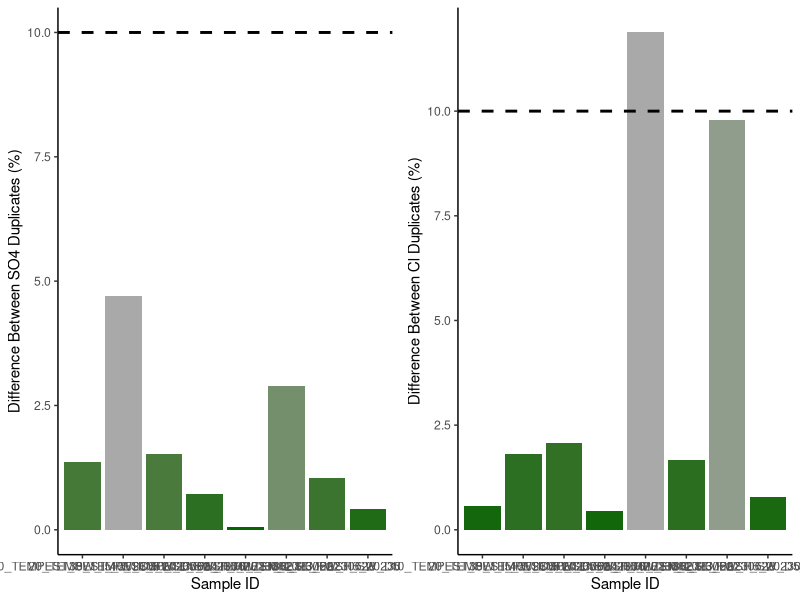
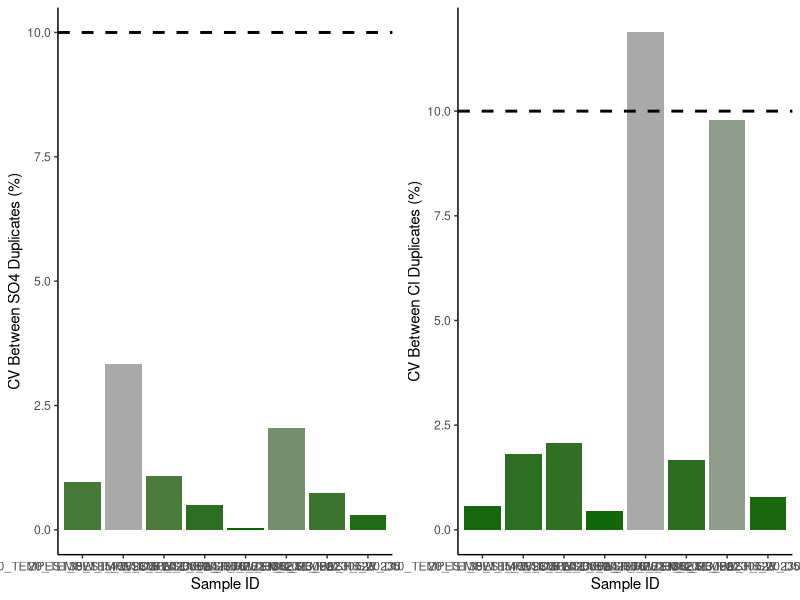
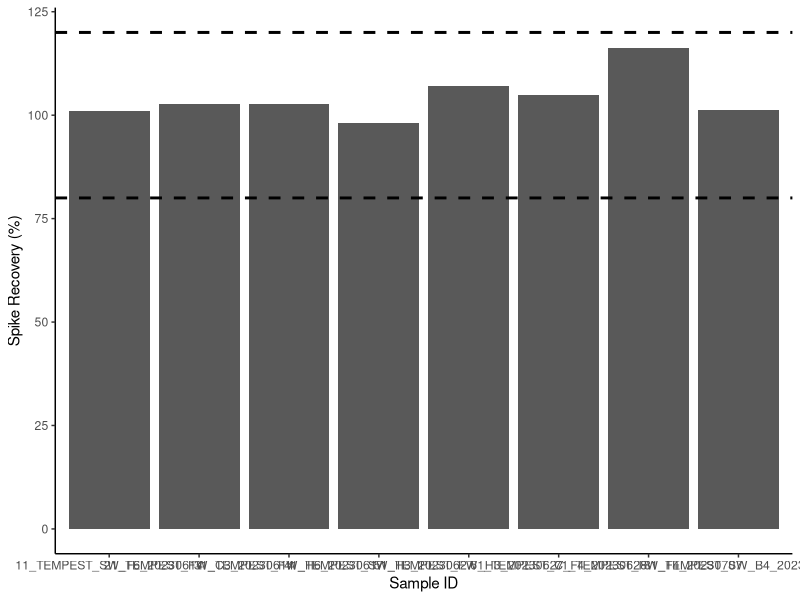
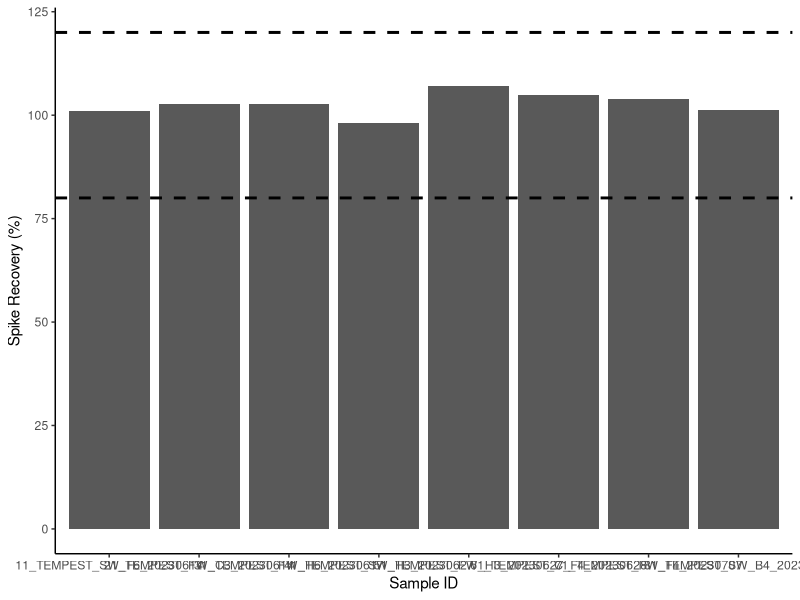

Write the R code that produced these figures, in order. (Note: this script raises an error after producing the figures.)
## ---- chunk 1
knitr::opts_chunk$set(echo = TRUE)

## Load data.table package
library(data.table)
library(ggplot2)
library(dplyr)
library(data.table)
library(matrixStats)
library(gridExtra)
library(ggpubr)
library(grid)
library(stringr)
## ---- chunk 2

# SULFATE DATA: 

## Read in raw data file from Dionex - copied and saved as a txt
Sdat <- read.table("Raw Data/COMPASS_TEMPEST_2023_SO4.txt",sep='\t' , header=T, skip=3)
head(Sdat)

## Only keep the columns that we need 
Sdat <- Sdat[ ,c(2,5,7)] # dont need this here 
head(Sdat)

## Name the columns correctly 
colnames(Sdat) <- c( "Sample_ID", "SO4_ppm", "SO4_Area")
Sdat$Sample_ID <- as.factor(Sdat$Sample_ID)
Sdat$SO4_ppm <- as.numeric(Sdat$SO4_ppm)
Sdat$SO4_Area <- as.numeric(Sdat$SO4_Area)
Sdat <- as.data.frame(Sdat)
head(Sdat)

#Chloride data 
## Read in raw data file from Dionex - copied and saved as a txt
Cldat <- read.table("Raw Data/COMPASS_TEMPEST_2023_Cl.txt",sep='\t' , header=T, skip=3)
head(Cldat)

## Only keep the columns that we need 
Cldat <- Cldat[ ,c(2,5,7)]
head(Cldat)

## Name the columns correctly 
colnames(Cldat) <- c( "Sample_ID", "Cl_ppm", "Cl_Area")
Cldat$Sample_ID <- as.factor(Cldat$Sample_ID)
Cldat$Cl_ppm <- as.numeric(Cldat$Cl_ppm)
Cldat$Cl_Area <- as.numeric(Cldat$Cl_Area)
Cldat <- as.data.frame(Cldat)
head(Cldat) 


## Bring the data back together: 
all_dat <- merge(Sdat, Cldat, by="Sample_ID")
head(all_dat)

## Remove empty lines 
all_dat <- all_dat[!(is.na(all_dat$Sample_ID) | all_dat$Sample_ID==""), ]
head(all_dat)

all_dat <- droplevels(all_dat[!all_dat$Sample_ID == 'Lab Blank',])
head(all_dat)

all_dat[is.na(all_dat)] <- 0

## ---- chunk 3
stds <- all_dat[grepl("Standard", all_dat$Sample_ID),]
head(stds)

stds_chk_S <- stds %>%
	group_by(Sample_ID) %>%
	summarise(mean = mean(SO4_ppm), sd = sd(SO4_ppm))
stds_chk_S$cv <- (stds_chk_S$sd/stds_chk_S$mean)*100
stds_chk_S$flag <-  ifelse(stds_chk_S$cv <2, 'YES', 'NO, rerun')
head(stds_chk_S)

stds_chk_Cl <- stds %>%
	group_by(Sample_ID) %>%
	summarise(mean = mean(Cl_ppm), sd = sd(Cl_ppm))
stds_chk_Cl$cv <- (stds_chk_Cl$sd/stds_chk_Cl$mean)*100
stds_chk_Cl$flag <-  ifelse(stds_chk_Cl$cv <2, 'YES', 'NO, rerun')
head(stds_chk_Cl)

lmS <- lm(stds$SO4_Area ~ stds$SO4_ppm)
SO4_sum <- summary(lmS)
SO4_Slope <- SO4_sum$coefficients[2, 1] 
SO4_Int <- SO4_sum$coefficients[1, 1] 


lmCl <- lm(stds$Cl_Area ~ stds$Cl_ppm)
Cl_sum <- summary(lmCl)
Cl_Slope <- Cl_sum$coefficients[2, 1] 
Cl_Int <- Cl_sum$coefficients[1, 1] 

## ---- chunk 4
#remove standards from sample dataframe
sampledat <- all_dat[!grepl("Standard", all_dat$Sample_ID),]
head(sampledat)

# Constants needed for calculations: 
clmw <- 35.45     #molecular weight of Chloride: 35.45 
smw <- 32.06      #molecular weight of sulfur: 32.06


# Convert ppm to mmol/L
sampledat$SO4_mM <- (sampledat$SO4_ppm / smw)
sampledat$Cl_mM <- (sampledat$Cl_ppm / clmw)


# Calculate Salinity 
# calculated using the Knudsen equation 
# Salinity = 0.03 + 1.8050 * Chlorinity
# Ref: A Practical Handbook of Seawater Analysis by Strickland & Parsons (P. 11)
# =((1.807*Cl_ppm)+0.026)/1000
sampledat$salinity <- ((1.8070 * sampledat$Cl_ppm) + 0.026) / 1000


head(sampledat)
## ---- chunk 5
#Show me the data that we have from the calculations 
head(sampledat)

#pull out any rows that have "dup" in the SampleID column
dups <- sampledat %>%  
  filter(str_detect(Sample_ID, "_dup"))      #have to change this to match data
head(dups)

#remove these from sample dataframe in a new dataframe
sampledat2 <- sampledat %>%  
  filter(!str_detect(Sample_ID, "_dup")) %>%  
  filter(!str_detect(Sample_ID, "_spk")) 
head(sampledat2)

#remove the dup from these IDs so we will have duplicate sample names
dups$Sample_ID<-gsub("_dup","",as.character(dups$Sample_ID))
dups <- dups[ ,-c(2:5)]
colnames(dups) <- c('Sample_ID', 'SO4_mM_dup', "Cl_mM_dup", "salinity_dup")
head(dups)

#put it back together with the old data set and look for duplicates 
QAdups <- merge(sampledat2, dups)
head(QAdups)

QAdups$SO4_dups_chk <- ((abs(QAdups$SO4_mM-QAdups$SO4_mM_dup))/((QAdups$SO4_mM+QAdups$SO4_mM_dup)/2))*100
QAdups$SO4_dups_flag <-  ifelse(QAdups$SO4_dups_chk <10, 'YES', 'NO, rerun')

QAdups$Cl_dups_chk <- ((abs(QAdups$Cl_mM-QAdups$Cl_mM_dup))/((QAdups$Cl_mM+QAdups$Cl_mM_dup)/2))*100
QAdups$Cl_dups_flag <-  ifelse(QAdups$Cl_dups_chk <10, 'YES', 'NO, rerun')

head(QAdups)

#plot dups output as a bar graph to easily check - want any over 10% to be red need to work on this 
Sdupsbar <- ggplot(data = QAdups, aes(x = Sample_ID, y = SO4_dups_chk, fill=SO4_dups_chk)) +
       geom_bar(stat = 'identity') + 
        scale_fill_gradient2(low='darkgreen', mid='darkgreen', high='darkgrey', space='Lab') + 
        theme_classic() + labs(x= "Sample ID", y="Difference Between SO4 Duplicates (%)") + 
        theme(legend.position="none") +  geom_hline(yintercept=10, linetype="dashed", 
                color = "black", size=1)


Cldupsbar <- ggplot(data = QAdups, aes(x = Sample_ID, y = Cl_dups_chk, fill=Cl_dups_chk)) +
       geom_bar(stat = 'identity') + 
        scale_fill_gradient2(low='darkgreen', mid='darkgreen', high='darkgrey', space='Lab') + 
        theme_classic() + labs(x= "Sample ID", y="Difference Between Cl Duplicates (%)") + 
        theme(legend.position="none") +  geom_hline(yintercept=10, linetype="dashed", 
                color = "black", size=1)

ggarrange(Sdupsbar, Cldupsbar,ncol=2, nrow=1)

#check for percent of no, reruns to see if it  would warrant reruns 
Perc_dups <- QAdups %>% 
  group_by(SO4_dups_flag) %>%
  summarise(S_no_rows = length(SO4_dups_flag)) 
Perc_dups1 <- QAdups %>% 
  group_by(Cl_dups_flag) %>%
  summarise(Cl_no_rows = length(Cl_dups_flag))
colnames(Perc_dups) <- c("Flag", "S_no_rows")
colnames(Perc_dups1) <- c("Flag", "Cl_no_rows")
Perc_dups2 <- cbind(Perc_dups, Perc_dups1)

Perc_dups2$Total <- length(QAdups$SO4_dups_flag)
Perc_dups2$S_Percent <- (Perc_dups2$S_no_rows / Perc_dups2$Total)*100
Perc_dups2$Cl_Percent <- (Perc_dups2$Cl_no_rows / Perc_dups2$Total)*100
head(Perc_dups2)


## ---- chunk 6
#the cv 
# calculate the sd bewteen the two duplicates then divide by the mean and multiply by 100 

df2 <- as.data.frame(QAdups$SO4_mM)
df2$dups <- QAdups$SO4_mM_dup

df2$sds <- apply(df2,1,sd)

QAdups$SO4_dups_cv <- (df2$sds)/((QAdups$SO4_mM+QAdups$SO4_mM_dup)/2) * 100
QAdups$SO4_dups_cv_flag <-  ifelse(QAdups$SO4_dups_cv <11, 'YES', 'NO, rerun')

head(QAdups)

#plot dups output as a bar graph to easily check - want any over 10% to be red need to work on this 
Sdupsbar <- ggplot(data = QAdups, aes(x = Sample_ID, y = SO4_dups_cv, fill=SO4_dups_chk)) +
       geom_bar(stat = 'identity') + 
        scale_fill_gradient2(low='darkgreen', mid='darkgreen', high='darkgrey', space='Lab') + 
        theme_classic() + labs(x= "Sample ID", y="CV Between SO4 Duplicates (%)") + 
        theme(legend.position="none") +  geom_hline(yintercept=10, linetype="dashed", 
                color = "black", size=1)


Cldupsbar <- ggplot(data = QAdups, aes(x = Sample_ID, y = Cl_dups_chk, fill=Cl_dups_chk)) +
       geom_bar(stat = 'identity') + 
        scale_fill_gradient2(low='darkgreen', mid='darkgreen', high='darkgrey', space='Lab') + 
        theme_classic() + labs(x= "Sample ID", y="CV Between Cl Duplicates (%)") + 
        theme(legend.position="none") +  geom_hline(yintercept=10, linetype="dashed", 
                color = "black", size=1)

ggarrange(Sdupsbar, Cldupsbar,ncol=2, nrow=1)

#check for percent of no, reruns to see if it  would warrant reruns 
Perc_dups <- QAdups %>% 
  group_by(SO4_dups_flag) %>%
  summarise(S_no_rows = length(SO4_dups_flag)) 
Perc_dups1 <- QAdups %>% 
  group_by(Cl_dups_flag) %>%
  summarise(Cl_no_rows = length(Cl_dups_flag))
colnames(Perc_dups) <- c("Flag", "S_no_rows")
colnames(Perc_dups1) <- c("Flag", "Cl_no_rows")
Perc_dups2 <- cbind(Perc_dups, Perc_dups1)

Perc_dups2$Total <- length(QAdups$SO4_dups_flag)
Perc_dups2$S_Percent <- (Perc_dups2$S_no_rows / Perc_dups2$Total)*100
Perc_dups2$Cl_Percent <- (Perc_dups2$Cl_no_rows / Perc_dups2$Total)*100
head(Perc_dups2)


## ---- chunk 7
#Show me the data that we have from the calculations 
head(sampledat)

#pull out any rows that have "spk" in the SampleID column
spks <- sampledat %>%  
  filter(str_detect(Sample_ID, "spk"))      #have to change this to match data
head(spks)

#remove the dup from these IDs so we will have duplicate sample names
spks$Sample_ID<-gsub("_spk","",as.character(spks$Sample_ID))
spks <- spks[ ,-c(2,3,4 ,5, 7,8)]
colnames(spks) <- c('Sample_ID', 'SO4_mM_spk')
head(spks)

#put it back together with the old data set and look for duplicates 
QAspks <- merge(sampledat, spks)
head(QAspks)

#now we need to calculate the spike concentration and calculate the spike recovery
spkconc <- (250/smw)    # in mM
spkvol <- 10             # in uL
spkvol <- spkvol/1000000 
#spike for these samples was 10uL of the 250mM standard
QAspks$SO4_spk_Conc <- (spkconc)*spkvol         # mmoles of SO4 
head(QAspks)

#need to determine dilution factors and initial amount of sample added
#if your samples are all the same dilution just use the first line 
#for Steph / COMPASS this depends on the site so... 
QAspks$Dilution <- 1
QAspks$Dilution <-  ifelse(str_detect(QAspks$Sample_ID, "TEMPEST"), 50, QAspks$Dilution)
QAspks$Dilution <-  ifelse(str_detect(QAspks$Sample_ID, "MSM_UP"), 50, QAspks$Dilution)
QAspks$Dilution <-  ifelse(str_detect(QAspks$Sample_ID, "MSM_TR"), 50, QAspks$Dilution)
QAspks$Dilution <-  ifelse(str_detect(QAspks$Sample_ID, "MSM_WC"), 100, QAspks$Dilution)
QAspks$Dilution <-  ifelse(str_detect(QAspks$Sample_ID, "GCrew_UP"), 50, QAspks$Dilution)
QAspks$Dilution <-  ifelse(str_detect(QAspks$Sample_ID, "GCrew_TR"), 50, QAspks$Dilution)
QAspks$Dilution <-  ifelse(str_detect(QAspks$Sample_ID, "GCrew_WC"), 100, QAspks$Dilution)
QAspks$Dilution <-  ifelse(str_detect(QAspks$Sample_ID, "GWI_UP"), 100, QAspks$Dilution)
QAspks$Dilution <-  ifelse(str_detect(QAspks$Sample_ID, "GWI_TR"), 100, QAspks$Dilution)
QAspks$Dilution <-  ifelse(str_detect(QAspks$Sample_ID, "GWI_WC"), 200, QAspks$Dilution)
#QAspks$Dilution <-  ifelse(str_detect(QAspks$Sample_ID, "SWH_UP"), 100, QAspks$Dilution)
#QAspks$Dilution <-  ifelse(str_detect(QAspks$Sample_ID, "SWH_TR"), 100, QAspks$Dilution)
#QAspks$Dilution <-  ifelse(str_detect(QAspks$Sample_ID, "SWH_WC"), 100, QAspks$Dilution)

#Set Sample volumes in uL 
QAspks$SampleVol <- 1
QAspks$SampleVol <-  ifelse(str_detect(QAspks$Sample_ID, "TEMPEST"), 1501, QAspks$SampleVol)
QAspks$SampleVol <-  ifelse(str_detect(QAspks$Sample_ID, "MSM_UP"), 1501, QAspks$SampleVol)
QAspks$SampleVol <-  ifelse(str_detect(QAspks$Sample_ID, "MSM_TR"), 1501, QAspks$SampleVol)
QAspks$SampleVol <-  ifelse(str_detect(QAspks$Sample_ID, "MSM_WC"), 1475, QAspks$SampleVol)
QAspks$SampleVol <-  ifelse(str_detect(QAspks$Sample_ID, "GCrew_UP"), 1501, QAspks$SampleVol)
QAspks$SampleVol <-  ifelse(str_detect(QAspks$Sample_ID, "GCrew_TR"), 1501, QAspks$SampleVol)
QAspks$SampleVol <-  ifelse(str_detect(QAspks$Sample_ID, "GCrew_WC"), 1475, QAspks$SampleVol)
QAspks$SampleVol <-  ifelse(str_detect(QAspks$Sample_ID, "GWI_UP"), 1475, QAspks$SampleVol)
QAspks$SampleVol <-  ifelse(str_detect(QAspks$Sample_ID, "GWI_TR"), 1475, QAspks$SampleVol)
QAspks$SampleVol <-  ifelse(str_detect(QAspks$Sample_ID, "GWI_WC"), 1462, QAspks$SampleVol)
#QAspks$SampleVol <-  ifelse(str_detect(QAspks$Sample_ID, "SWH_UP"), 100, QAspks$SampleVol)
#QAspks$SampleVol <-  ifelse(str_detect(QAspks$Sample_ID, "SWH_TR"), 100, QAspks$SampleVol)
#QAspks$SampleVol <-  ifelse(str_detect(QAspks$Sample_ID, "SWH_WC"), 100, QAspks$SampleVol)

#change sample volume to L 
QAspks$SampleVol <- QAspks$SampleVol/1000000
head(QAspks)

#gives us the total SO4 in the sample in mmoles
QAspks$SO4_Total_unspkd <- (QAspks$SO4_mM/QAspks$Dilution)*(QAspks$SampleVol) 

##total SO4 in spiked sample in mmoles
QAspks$SO4_Total_spkd <- (QAspks$SO4_mM_spk/QAspks$Dilution)*(QAspks$SampleVol+spkvol) 

QAspks$SO4_expctd_spkd <-  (QAspks$SO4_Total_unspkd + QAspks$SO4_spk_Conc)
QAspks$spk_recovery <-    (QAspks$SO4_Total_spkd/QAspks$SO4_expctd_spkd)*100
QAspks$SO4_spks_flag <-  ifelse(QAspks$spk_recovery <=120 & QAspks$spk_recovery >=80 , 'YES', 'NO, rerun')  #fix 

head(QAspks)

#plot spk recoveries output as a bar graph to easily check - want any over 10% to be red need to work on this 
spksbar <- ggplot(data = QAspks, aes(x = Sample_ID, y = spk_recovery)) +
        geom_bar(stat = 'identity') + 
        scale_fill_manual(values=c("lightblue4")) + 
        theme_classic() + labs(x= "Sample ID", y="Spike Recovery (%)") + 
        theme(legend.position="none") +  
        geom_hline(yintercept=80, linetype="dashed", color = "black", size=1) + 
        geom_hline(yintercept=120, linetype="dashed", color = "black", size=1)

spksbar



#check for percent of no, reruns to see if it  would warrant reruns 
Perc_spks <- QAspks %>% 
  group_by(SO4_spks_flag) %>%
  summarise(no_rows = length(SO4_spks_flag)) 
Perc_spks$Total <- length(QAspks$SO4_spks_flag)
Perc_spks$Percent <- (Perc_spks$no_rows / Perc_spks$Total)*100
head(Perc_spks)

## ---- chunk 8
#Show me the data that we have from the calculations 
head(sampledat)

#now use area of all samples and calculate undilution corrected concentrations in ug/mL
sampledat$SO4_ugmL <- ((sampledat$SO4_Area)-SO4_Int)/SO4_Slope
sampledat$Cl_ugmL <- (sampledat$Cl_Area-Cl_Int)/Cl_Slope
head(sampledat)

#pull out any rows that have "spk" in the SampleID column
spks <- sampledat %>%  
  filter(str_detect(Sample_ID, "spk"))      #have to change this to match data
head(spks)

## Only keep the columns that we need 
spks <- spks[ ,c(1,9,10)] # dont need this here 
head(spks)

#remove the spk from these IDs so we will have duplicate sample names
spks$Sample_ID<-gsub("_spk","",as.character(spks$Sample_ID))
spks <- spks[ ,c(1,2)]
colnames(spks) <- c('Sample_ID', 'SO4_ugmL_spk')
head(spks)

#put it back together with the old data set and look for duplicates 
QAspks <- merge(sampledat, spks)
head(QAspks)

#now we need to calculate the spike concentration and calculate the spike recovery
spkconc <- (250)    # in ug
spkvol <- 10             # in uL
spkvol <- spkvol/1000 
#spike for these samples was 10uL of the 250mM standard
QAspks$SO4_spk_Conc <- (spkconc)*spkvol         # mmoles of SO4 
head(QAspks)

#need to determine dilution factors and initial amount of sample added
#if your samples are all the same dilution just use the first line 
#for Steph / COMPASS this depends on the site so... 
#QAspks$Dilution <- 1
#QAspks$Dilution <-  ifelse(str_detect(QAspks$Sample_ID, "MSM_UP"), 50, QAspks$Dilution)
#$Dilution <-  ifelse(str_detect(QAspks$Sample_ID, "MSM_TR"), 50, QAspks$Dilution)
#QAspks$Dilution <-  ifelse(str_detect(QAspks$Sample_ID, "MSM_WC"), 100, QAspks$Dilution)
#$Dilution <-  ifelse(str_detect(QAspks$Sample_ID, "GCrew_UP"), 50, QAspks$Dilution)
#QAspks$Dilution <-  ifelse(str_detect(QAspks$Sample_ID, "GCrew_TR"), 50, QAspks$Dilution)
#QAspks$Dilution <-  ifelse(str_detect(QAspks$Sample_ID, "GCrew_WC"), 100, QAspks$Dilution)
#QAspks$Dilution <-  ifelse(str_detect(QAspks$Sample_ID, "GWI_UP"), 100, QAspks$Dilution)
#$Dilution <-  ifelse(str_detect(QAspks$Sample_ID, "GWI_TR"), 100, QAspks$Dilution)
#QAspks$Dilution <-  ifelse(str_detect(QAspks$Sample_ID, "GWI_WC"), 200, QAspks$Dilution)
#QAspks$Dilution <-  ifelse(str_detect(QAspks$Sample_ID, "SWH_UP"), 100, QAspks$Dilution)
#QAspks$Dilution <-  ifelse(str_detect(QAspks$Sample_ID, "SWH_TR"), 100, QAspks$Dilution)
#QAspks$Dilution <-  ifelse(str_detect(QAspks$Sample_ID, "SWH_WC"), 100, QAspks$Dilution)

#Set Sample volumes in uL 
QAspks$SampleVol <- 1
QAspks$SampleVol <-  ifelse(str_detect(QAspks$Sample_ID, "TEMPEST"), 1501, QAspks$SampleVol)
QAspks$SampleVol <-  ifelse(str_detect(QAspks$Sample_ID, "MSM_UP"), 1501, QAspks$SampleVol)
QAspks$SampleVol <-  ifelse(str_detect(QAspks$Sample_ID, "MSM_TR"), 1501, QAspks$SampleVol)
QAspks$SampleVol <-  ifelse(str_detect(QAspks$Sample_ID, "MSM_WC"), 1475, QAspks$SampleVol)
QAspks$SampleVol <-  ifelse(str_detect(QAspks$Sample_ID, "MSM_PPR_UP"), 1501, QAspks$SampleVol)
QAspks$SampleVol <-  ifelse(str_detect(QAspks$Sample_ID, "MSM_PPR_TR"), 1501, QAspks$SampleVol)
QAspks$SampleVol <-  ifelse(str_detect(QAspks$Sample_ID, "MSM_PPR_WC"), 1475, QAspks$SampleVol)
QAspks$SampleVol <-  ifelse(str_detect(QAspks$Sample_ID, "GCrew_UP"), 1501, QAspks$SampleVol)
QAspks$SampleVol <-  ifelse(str_detect(QAspks$Sample_ID, "GCrew_TR"), 1501, QAspks$SampleVol)
QAspks$SampleVol <-  ifelse(str_detect(QAspks$Sample_ID, "GCrew_WC"), 1475, QAspks$SampleVol)
QAspks$SampleVol <-  ifelse(str_detect(QAspks$Sample_ID, "GWI_UP"), 1475, QAspks$SampleVol)
QAspks$SampleVol <-  ifelse(str_detect(QAspks$Sample_ID, "GWI_TR"), 1475, QAspks$SampleVol)
QAspks$SampleVol <-  ifelse(str_detect(QAspks$Sample_ID, "GWI_WC"), 1462, QAspks$SampleVol)
QAspks$SampleVol <-  ifelse(str_detect(QAspks$Sample_ID, "SWH_UP"), 100, QAspks$SampleVol)
QAspks$SampleVol <-  ifelse(str_detect(QAspks$Sample_ID, "SWH_TR"), 100, QAspks$SampleVol)
QAspks$SampleVol <-  ifelse(str_detect(QAspks$Sample_ID, "SWH_WC"), 100, QAspks$SampleVol)

#change sample volume to L 
QAspks$SampleVol <- QAspks$SampleVol/1000
head(QAspks)

#gives us the total SO4 in the sample in mmoles
QAspks$SO4_Total_unspkd <- QAspks$SO4_ugmL*QAspks$SampleVol

##total SO4 in spiked sample in mmoles
QAspks$SO4_Total_spkd <- (QAspks$SO4_ugmL_spk)*(QAspks$SampleVol+spkvol) 

QAspks$SO4_expctd_spkd <-  (QAspks$SO4_Total_unspkd + QAspks$SO4_spk_Conc)
QAspks$spk_recovery <-    (QAspks$SO4_Total_spkd/QAspks$SO4_expctd_spkd)*100
QAspks$SO4_spks_flag <-  ifelse(QAspks$spk_recovery <=120 & QAspks$spk_recovery >=80 , 'YES', 'NO, rerun')  #fix 

head(QAspks)

#plot spk recoveries output as a bar graph to easily check - want any over 10% to be red need to work on this 
spksbar <- ggplot(data = QAspks, aes(x = Sample_ID, y = spk_recovery)) +
        geom_bar(stat = 'identity') + 
        scale_fill_manual(values=c("lightblue4")) + 
        theme_classic() + labs(x= "Sample ID", y="Spike Recovery (%)") + 
        theme(legend.position="none") +  
        geom_hline(yintercept=80, linetype="dashed", color = "black", size=1) + 
        geom_hline(yintercept=120, linetype="dashed", color = "black", size=1)

spksbar



#check for percent of no, reruns to see if it  would warrant reruns 
Perc_spks <- QAspks %>% 
  group_by(SO4_spks_flag) %>%
  summarise(no_rows = length(SO4_spks_flag)) 
Perc_spks$Total <- length(QAspks$SO4_spks_flag)
Perc_spks$Percent <- (Perc_spks$no_rows / Perc_spks$Total)*100
head(Perc_spks)

## ---- chunk 9
#for steph <- pull out identifiers of the sample names 
#pull the sample ID and separate it by the underscores 
IDs <- data.frame(do.call('rbind', strsplit(as.character(sampledat2$Sample_ID),'_',fixed=TRUE)))
colnames(IDs) <- c("Number", "Project", "Plot", "Grid", "Date")
head(IDs)

#rejoin them to the dataframe
alldat <- cbind(IDs, sampledat2)

alldat$Number <- NULL

alldat$Sample_ID <- paste(alldat$Project, alldat$Plot, alldat$Grid, alldat$Date, sep = "_")

head(alldat)
## ---- chunk 10

write.csv(alldat, file="Processed Data/COMPASS_TEMPEST_Dionex_ClSo4_Final_2023.csv")           #Change file name


